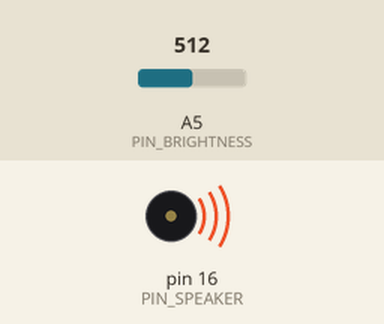
Simulated run of this sketch. Board: Arduino Uno, built with avr-gcc and run on an emulated ATmega328P. On the bench: buzzer (waves = sounding). The test bench sets the inputs (shaded band); at power-on: A5 (PIN_BRIGHTNESS) = 512.

Above: at 0.1 s.
Timing chart, 0 to 1.6 s (numbered marks = the images above):
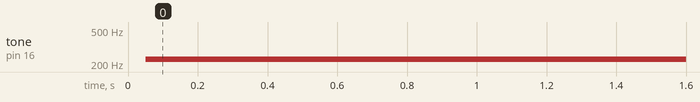

The sketch:

SmoothSound0.1.ino
```cpp
#define PIN_BRIGHTNESS A5
#define PIN_SPEAKER 16
long currentMicros;
long previousMicros;
int tuneValue;

void simpleBeep() {
  beep(1);
}

void beep(int freq)
{
  for (int i = 0; i < 30; i++) {
    digitalWrite(PIN_SPEAKER, HIGH);
    delay(freq);
    digitalWrite(PIN_SPEAKER, LOW);
    delay(freq);
  }
}

void beepSmooth(){
  tuneValue= map(analogRead(PIN_BRIGHTNESS),0,1023,4000,100);
  currentMicros= micros();
  if(currentMicros - previousMicros > tuneValue){
    digitalWrite(PIN_SPEAKER, !digitalRead(PIN_SPEAKER));
    previousMicros= currentMicros;
  }
}

void setup() {
  pinMode(PIN_SPEAKER, OUTPUT);
}

void loop() {
  beepSmooth();
}
```

Measured:
- by itself, tone on pin 16 (PIN_SPEAKER): silent → 228 Hz at 0.05 s
